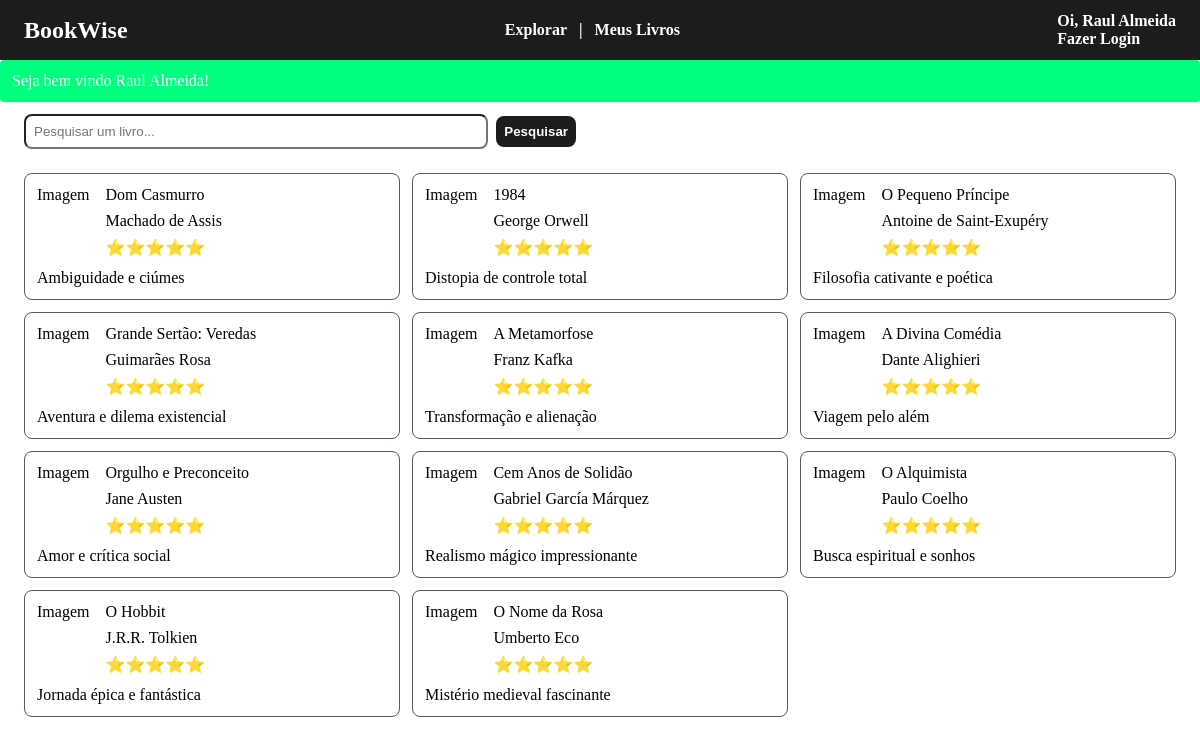
Page / (signed in) on the committed database.
### tables this page shows
CREATE TABLE livros (
	id integer primary key,
  titulo varchar(255),
  autor varchar(100),
  descricao text,
  usuario_id integer,
  foreign key (usuario_id) references usuarios (id)
);

### helpers.php (called while the page is built, shortened)
<?php
function view($view, $data = []) {
    require_once "views/template/app.php";
}

### controllers/index.controller.php (called while the page is built)
<?php
$pequisar = $_REQUEST['pesquisar'] ?? '';
$livros = $DB->query(
    query: "SELECT * FROM livros WHERE titulo LIKE :filtro",
    class: Livro::class,
    params: ['filtro' => "%$pequisar%"]
)->fetchAll();
view("index", ['livros' => $livros]);

### routes.php (called while the page is built, shortened)
<?php
$controller = str_replace('/', '', parse_url($_SERVER["REQUEST_URI"], PHP_URL_PATH));
    if (!$controller) $controller = 'index';
    require_once "controllers/{$controller}.controller.php";

### index.php (called while the page is built, shortened)
<?php
require_once "helpers.php";
$config = require_once "config.php";
require_once "database.php";
require_once "routes.php";

### config.php (called while the page is built)
<?php
return [
  "database" => [
      "sqlite" => [
          "driver" => "sqlite",
          "database" => "database.sqlite"
      ],
      "mysql" => [
          "driver" => "mysql",
          "host" => "localhost",
          "port" => "3306",
          "dbname" => "bookwise",
          "user" => "root",
      ]
  ]
];

### database.php (called while the page is built)
<?php
class DB {
    private $connect;
    public function __construct($config)
    {
        $this->connect = new PDO($this->getDsn($config));
    }
    private function getDsn($config) {
        $driver = $config["driver"];
        unset ($config["driver"]);
        $dsn = $driver . ":" . http_build_query($config, '', ';');
        if ($driver == "sqlite") {
            $dsn = $driver . ":" . $config["database"];
        }
        return $dsn;
    }
    public function query ($query, $class = null, $params = [])
    {
        $prepare = $this->connect->prepare($query);
        if ($class) {
            $prepare->setFetchMode(PDO::FETCH_CLASS, $class);
        }
        $prepare->execute($params);
        return $prepare;
    }
}
$DB = new DB($config['database']['sqlite']);

### views/index.view.php (the view)
<form action="">
    <input type="text" name="pesquisar" placeholder="Pesquisar um livro...">
    <button type="submit">Pesquisar</button>
</form>
<section>
    <?php foreach ($livros as $livro) :?>
        <div class="card">
            <div id="card-info">
                <div>Imagem</div>
                <div>
                    <a href="/livro?id=<?= $livro->id ?>"><?= $livro->titulo ?></a>
                    <div><?= $livro->autor ?></div>
                    <div>⭐⭐⭐⭐⭐</div>
                </div>
            </div>
            <div id="card-description">
                <p><?= $livro->descricao ?></p>
            </div>
        </div>
    <?php endforeach; ?>
</section>

### styles.css (style rules this page uses)
* { margin: 0; padding: 0; box-sizing: border-box; }
form { width: 600px; padding: 12px 24px; display: flex; align-items: center; gap: 8px; }
input { width: 100%; padding: 8px; border-radius: 8px; color: #5a5858; }
form > button { padding: 8px; border-radius: 8px; border: 0; background-color: #1C1C1C; color: white; font-weight: bold; cursor: pointer; transition: background-color 0.8s; }
section { padding: 12px 24px; display: grid; grid-template-columns: 1fr 1fr 1fr; gap: 12px; }
.card { display: flex; flex-direction: column; border: 1px solid #5a5858; padding: 12px; border-radius: 8px; }
.card a { color: black; text-decoration: none; transition: color .6s; }
#card-info { display: flex; gap: 16px; }
#card-info div:nth-child(even) { display: flex; flex-direction: column; gap: 8px; }
#card-description { margin-top: 12px; }

### rows in the picture
livros: titulo "Dom Casmurro", autor "Machado de Assis", descricao "Ambiguidade e ciúmes"
livros: titulo "1984", autor "George Orwell", descricao "Distopia de controle total"
livros: titulo "O Pequeno Príncipe", autor "Antoine de Saint-Exupéry", descricao "Filosofia cativante e poética"
livros: titulo "Grande Sertão: Veredas", autor "Guimarães Rosa", descricao "Aventura e dilema existencial"
livros: titulo "A Metamorfose", autor "Franz Kafka", descricao "Transformação e alienação"
livros: titulo "A Divina Comédia", autor "Dante Alighieri", descricao "Viagem pelo além"
livros: titulo "Orgulho e Preconceito", autor "Jane Austen", descricao "Amor e crítica social"
livros: titulo "Cem Anos de Solidão", autor "Gabriel García Márquez", descricao "Realismo mágico impressionante"
livros: titulo "O Alquimista", autor "Paulo Coelho", descricao "Busca espiritual e sonhos"
livros: titulo "O Hobbit", autor "J.R.R. Tolkien", descricao "Jornada épica e fantástica"
livros: titulo "O Nome da Rosa", autor "Umberto Eco", descricao "Mistério medieval fascinante"

### other values in the picture
$_SESSION['auth']->nome "Raul Almeida"
$mensagem "Seja bem vindo Raul Almeida!"
